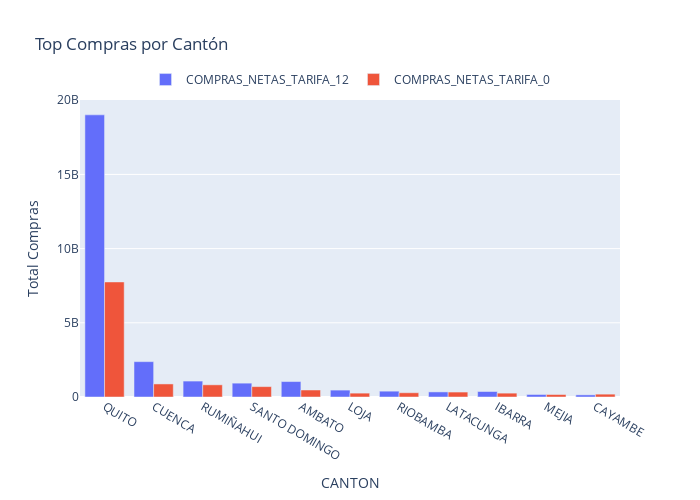

The cell this chart's notebook holds for it:
### Code cell
#graph_base('Sierra')
graph_base_buy('Sierra')

### Figure 1 — Plotly figure (JSON) as saved in the notebook; plotly's stock layout.template omitted (floating-point values rounded to 4 significant figures)
{"data": [{"alignmentgroup": "True", "hovertemplate": "variable=COMPRAS_NETAS_TARIFA_12<br>CANTON=%{x}<br>value=%{y}<extra></extra>", "legendgroup": "COMPRAS_NETAS_TARIFA_12", "marker": {"color": "#636efa", "pattern": {"shape": ""}}, "name": "COMPRAS_NETAS_TARIFA_12", "offsetgroup": "COMPRAS_NETAS_TARIFA_12", "orientation": "v", "showlegend": true, "textposition": "auto", "type": "bar", "x": ["QUITO", "CUENCA", "RUMIÑAHUI", "SANTO DOMINGO", "AMBATO", "LOJA", "RIOBAMBA", "LATACUNGA", "IBARRA", "MEJIA", "CAYAMBE"], "xaxis": "x", "y": [19010000000.0, 2383000000.0, 1073000000.0, 933400000.0, 1041000000.0, 464800000.0, 392900000.0, 343000000.0, 369800000.0, 169200000.0, 143100000.0], "yaxis": "y"}, {"alignmentgroup": "True", "hovertemplate": "variable=COMPRAS_NETAS_TARIFA_0<br>CANTON=%{x}<br>value=%{y}<extra></extra>", "legendgroup": "COMPRAS_NETAS_TARIFA_0", "marker": {"color": "#EF553B", "pattern": {"shape": ""}}, "name": "COMPRAS_NETAS_TARIFA_0", "offsetgroup": "COMPRAS_NETAS_TARIFA_0", "orientation": "v", "showlegend": true, "textposition": "auto", "type": "bar", "x": ["QUITO", "CUENCA", "RUMIÑAHUI", "SANTO DOMINGO", "AMBATO", "LOJA", "RIOBAMBA", "LATACUNGA", "IBARRA", "MEJIA", "CAYAMBE"], "xaxis": "x", "y": [7753000000.0, 880200000.0, 820600000.0, 699700000.0, 470800000.0, 260603547, 286500000.0, 332700000.0, 260300000.0, 167200000.0, 192200000.0], "yaxis": "y"}], "layout": {"barmode": "group", "height": 500, "legend": {"orientation": "h", "title": {"text": ""}, "tracegroupgap": 0, "x": 0.5, "xanchor": "center", "y": 1.02, "yanchor": "bottom"}, "title": {"text": "Top Compras por Cantón"}, "width": 700, "xaxis": {"anchor": "y", "domain": [0, 1], "title": {"text": "CANTON"}}, "yaxis": {"anchor": "x", "domain": [0, 1], "title": {"text": "Total Compras"}}}}
